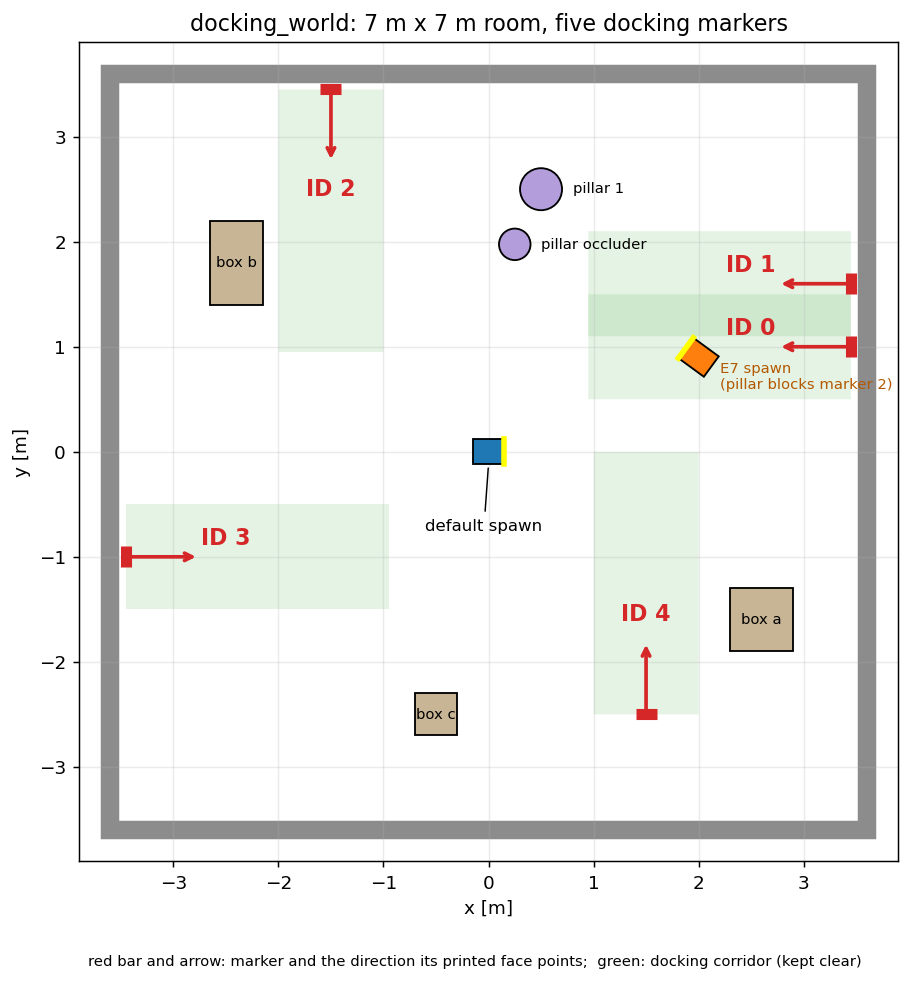

This chart was generated by the following Python code:
# Copyright 2026 Pavan Patil
#
# Licensed under the Apache License, Version 2.0 (the "License");
# you may not use this file except in compliance with the License.
# You may obtain a copy of the License at
#
#     http://www.apache.org/licenses/LICENSE-2.0
#
# Unless required by applicable law or agreed to in writing, software
# distributed under the License is distributed on an "AS IS" BASIS,
# WITHOUT WARRANTIES OR CONDITIONS OF ANY KIND, either express or implied.
# See the License for the specific language governing permissions and
# limitations under the License.

"""Draw docs/images/world_layout.png from the world file, markers.yaml and the E7 scenario.

Run from the repository root: python3 docs/images/world_layout.py. The figure is drawn from the
same files the simulator and the tests read, so it cannot drift from the world as built.
"""

import math
import os
import xml.etree.ElementTree as ET

import matplotlib
matplotlib.use('Agg')
import matplotlib.patches as patches  # noqa: E402
import matplotlib.pyplot as plt  # noqa: E402
import yaml  # noqa: E402

ROOT = os.path.join(os.path.dirname(os.path.abspath(__file__)), '..', '..')
GAZEBO = os.path.join(ROOT, 'src', 'dockbot_gazebo')
CORRIDOR_WIDTH = 1.0   # m, kept clear in front of each marker
CORRIDOR_LENGTH = 2.5  # m
CHASSIS = (0.30, 0.24)  # m, length and width; base_link sits 0.15 m behind the front face


def load_obstacles():
    """Return the boxes and pillars of docking_world as dicts, read from the SDF."""
    world = ET.parse(os.path.join(GAZEBO, 'worlds', 'docking_world.sdf')).getroot().find('world')
    found = []
    for model in world.findall('model'):
        name = model.get('name')
        if not name.startswith(('box', 'pillar')):
            continue
        pose = [float(v) for v in model.find('pose').text.split()]
        shape = model.find('.//collision/geometry')[0]
        item = {'name': name, 'x': pose[0], 'y': pose[1], 'kind': shape.tag}
        if shape.tag == 'box':
            item['size'] = [float(v) for v in shape.find('size').text.split()[:2]]
        else:
            item['r'] = float(shape.find('radius').text)
        found.append(item)
    return found


def draw_robot(ax, x, y, yaw, color):
    """Draw the chassis footprint at a pose, with its front face marked in yellow."""
    length, width = CHASSIS
    c, s = math.cos(yaw), math.sin(yaw)

    def to_world(px, py):
        return (x + c * px - s * py, y + s * px + c * py)

    corners = [to_world(px, py) for px, py in
               [(-0.15, -width / 2), (0.15, -width / 2), (0.15, width / 2), (-0.15, width / 2)]]
    ax.add_patch(patches.Polygon(corners, closed=True, fc=color, ec='black', zorder=5))
    front = [to_world(0.15, -width / 2), to_world(0.15, width / 2)]
    ax.plot([front[0][0], front[1][0]], [front[0][1], front[1][1]], color='yellow', lw=3, zorder=6)


def main():
    """Build the figure and save it next to this script."""
    with open(os.path.join(GAZEBO, 'config', 'markers.yaml')) as f:
        markers = yaml.safe_load(f)['markers']
    with open(os.path.join(ROOT, 'src', 'dockbot_bringup', 'config', 'scenarios',
                           'e07_occluded.yaml')) as f:
        e7 = yaml.safe_load(f)['spawn']
    fig, ax = plt.subplots(figsize=(8, 8), dpi=133)
    ax.set_aspect('equal')
    ax.set_xlim(-3.9, 3.9)
    ax.set_ylim(-3.9, 3.9)
    ax.grid(alpha=0.25)
    ax.set_xlabel('x [m]')
    ax.set_ylabel('y [m]')
    ax.set_title('docking_world: 7 m x 7 m room, five docking markers')
    ax.add_patch(patches.Rectangle((-3.6, -3.6), 7.2, 7.2, fill=False, ec='#8c8c8c', lw=10))
    for mid, m in sorted(markers.items()):
        yaw = m['yaw']
        nx, ny = math.cos(yaw), math.sin(yaw)
        # Corridor: CORRIDOR_WIDTH wide, CORRIDOR_LENGTH long, along the face's normal.
        corners = [(m['x'] + sx * -ny * CORRIDOR_WIDTH / 2 + ln * nx * CORRIDOR_LENGTH,
                    m['y'] + sx * nx * CORRIDOR_WIDTH / 2 + ln * ny * CORRIDOR_LENGTH)
                   for sx, ln in [(-1, 0), (1, 0), (1, 1), (-1, 1)]]
        ax.add_patch(patches.Polygon(corners, closed=True, fc='#2ca02c', alpha=0.12, ec='none'))
        ax.plot([m['x'] - ny * 0.1, m['x'] + ny * 0.1], [m['y'] + nx * 0.1, m['y'] - nx * 0.1],
                color='#d62728', lw=6, solid_capstyle='butt', zorder=4)
        ax.annotate('', xy=(m['x'] + nx * 0.7, m['y'] + ny * 0.7), xytext=(m['x'], m['y']),
                    arrowprops={'arrowstyle': '->', 'color': '#d62728', 'lw': 2}, zorder=4)
        ax.text(m['x'] + nx * 0.95, m['y'] + ny * 0.95 + (0.18 if abs(ny) < 0.5 else 0.0),
                'ID %d' % mid, color='#d62728', fontsize=12, fontweight='bold',
                ha='center', va='center')
    for o in load_obstacles():
        if o['kind'] == 'box':
            w, h = o['size']
            ax.add_patch(patches.Rectangle((o['x'] - w / 2, o['y'] - h / 2), w, h,
                                           fc='#c8b595', ec='black', zorder=3))
            ax.text(o['x'], o['y'], o['name'].replace('_', ' '), ha='center', va='center',
                    fontsize=8, zorder=4)
        else:
            ax.add_patch(patches.Circle((o['x'], o['y']), o['r'], fc='#b39ddb', ec='black',
                                        zorder=3))
            ax.text(o['x'] + o['r'] + 0.1, o['y'], o['name'].replace('_', ' '),
                    fontsize=8, va='center')
    draw_robot(ax, 0.0, 0.0, 0.0, '#1f77b4')
    ax.annotate('default spawn', xy=(0, -0.12), xytext=(-0.6, -0.75), fontsize=9,
                arrowprops={'arrowstyle': '-', 'lw': 0.8})
    draw_robot(ax, e7['x'], e7['y'], e7['yaw'], '#ff7f0e')
    ax.text(e7['x'] + 0.2, e7['y'] - 0.3, 'E7 spawn\n(pillar blocks marker 2)', fontsize=8,
            color='#b35900')
    fig.text(0.5, 0.012, 'red bar and arrow: marker and the direction its printed face points;  '
             'green: docking corridor (kept clear)', ha='center', fontsize=8)
    out = os.path.join(os.path.dirname(os.path.abspath(__file__)), 'world_layout.png')
    fig.savefig(out, bbox_inches='tight')
    print('wrote', os.path.normpath(out))


if __name__ == '__main__':
    main()
